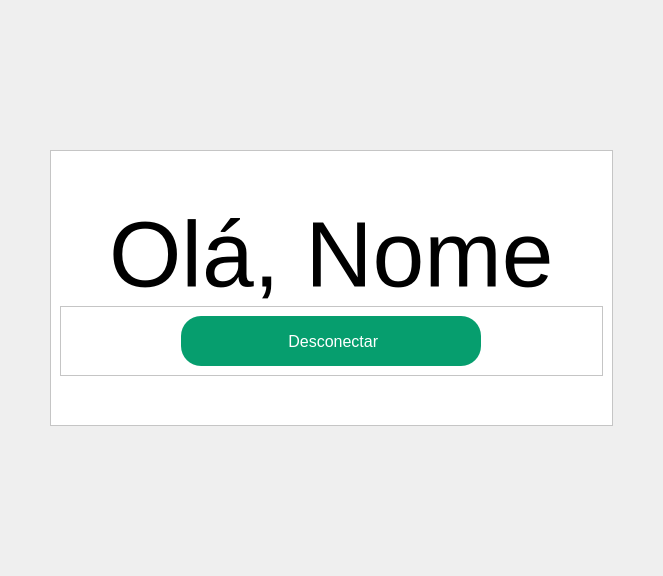
         <widget class="QWidget" name="pg_Home">
          <layout class="QGridLayout" name="gridLayout_6">
           <property name="leftMargin">
            <number>50</number>
           </property>
           <property name="topMargin">
            <number>150</number>
           </property>
           <property name="rightMargin">
            <number>50</number>
           </property>
           <property name="bottomMargin">
            <number>150</number>
           </property>
           <property name="spacing">
            <number>0</number>
           </property>
           <item row="0" column="0">
            <widget class="QFrame" name="frame_4">
             <property name="styleSheet">
              <string notr="true">background-color: rgb(255, 255, 255);</string>
             </property>
             <property name="frameShape">
              <enum>QFrame::StyledPanel</enum>
             </property>
             <property name="frameShadow">
              <enum>QFrame::Raised</enum>
             </property>
             <layout class="QGridLayout" name="gridLayout_7">
              <item row="1" column="0">
               <widget class="QWidget" name="widget_4" native="true">
                <property name="maximumSize">
                 <size>
                  <width>16777215</width>
                  <height>100</height>
                 </size>
                </property>
                <layout class="QHBoxLayout" name="horizontalLayout_5">
                 <item>
                  <spacer name="horizontalSpacer_13">
                   <property name="orientation">
                    <enum>Qt::Horizontal</enum>
                   </property>
                   <property name="sizeHint" stdset="0">
                    <size>
                     <width>40</width>
                     <height>20</height>
                    </size>
                   </property>
                  </spacer>
                 </item>
                 <item>
                  <widget class="QLabel" name="lbl_NomeHome">
                   <property name="minimumSize">
                    <size>
                     <width>0</width>
                     <height>90</height>
                    </size>
                   </property>
                   <property name="maximumSize">
                    <size>
                     <width>700</width>
                     <height>90</height>
                    </size>
                   </property>
                   <property name="font">
                    <font>
                     <family>Arial</family>
                     <pointsize>70</pointsize>
                    </font>
                   </property>
                   <property name="text">
                    <string>Olá, Nome</string>
                   </property>
                  </widget>
                 </item>
                 <item>
                  <spacer name="horizontalSpacer_14">
                   <property name="orientation">
                    <enum>Qt::Horizontal</enum>
                   </property>
                   <property name="sizeHint" stdset="0">
                    <size>
                     <width>40</width>
                     <height>20</height>
                    </size>
                   </property>
                  </spacer>
                 </item>
                </layout>
               </widget>
              </item>
              <item row="3" column="0">
               <spacer name="verticalSpacer_3">
                <property name="orientation">
                 <enum>Qt::Vertical</enum>
                </property>
                <property name="sizeHint" stdset="0">
                 <size>
                  <width>20</width>
                  <height>40</height>
                 </size>
                </property>
               </spacer>
              </item>
              <item row="2" column="0">
               <widget class="QFrame" name="frame_5">
                <property name="maximumSize">
                 <size>
                  <width>16777215</width>
                  <height>80</height>
                 </size>
                </property>
                <property name="frameShape">
                 <enum>QFrame::StyledPanel</enum>
                </property>
                <property name="frameShadow">
                 <enum>QFrame::Raised</enum>
                </property>
                <layout class="QGridLayout" name="gridLayout_9">
                 <item row="0" column="0">
                  <widget class="QPushButton" name="btnDesconectar_PgHome">
                   <property name="minimumSize">
                    <size>
                     <width>300</width>
                     <height>50</height>
                    </size>
                   </property>
                   <property name="maximumSize">
                    <size>
                     <width>300</width>
                     <height>50</height>
                    </size>
                   </property>
                   <property name="font">
                    <font>
                     <family>Arial</family>
                     <pointsize>12</pointsize>
                    </font>
                   </property>
                   <property name="styleSheet">
                    <string notr="true">QPushButton{
	background-color:#069E6E;
	color:#ffffff;
	border-radius:20px;
}

QPushButton:hover{
	background-color:#047b55;
}

QPushButton:pressed{
	background-color: rgb(2, 45, 29);
}

QPushButton:checked{
	background-color:  rgb(2, 45, 29);
}

</string>
                   </property>
                   <property name="text">
                    <string> Desconectar</string>
                   </property>
                   <property name="icon">
                    <iconset resource="../imagens/imagens_usadas.qrc">
                     <normaloff>:/imagens/imgBtnDesconectar.png</normaloff>:/imagens/imgBtnDesconectar.png</iconset>
                   </property>
                   <property name="iconSize">
                    <size>
                     <width>36</width>
                     <height>36</height>
                    </size>
                   </property>
                  </widget>
                 </item>
                </layout>
               </widget>
              </item>
              <item row="0" column="0">
               <spacer name="verticalSpacer_4">
                <property name="orientation">
                 <enum>Qt::Vertical</enum>
                </property>
                <property name="sizeHint" stdset="0">
                 <size>
                  <width>20</width>
                  <height>40</height>
                 </size>
                </property>
               </spacer>
              </item>
             </layout>
            </widget>
           </item>
          </layout>
         </widget>
